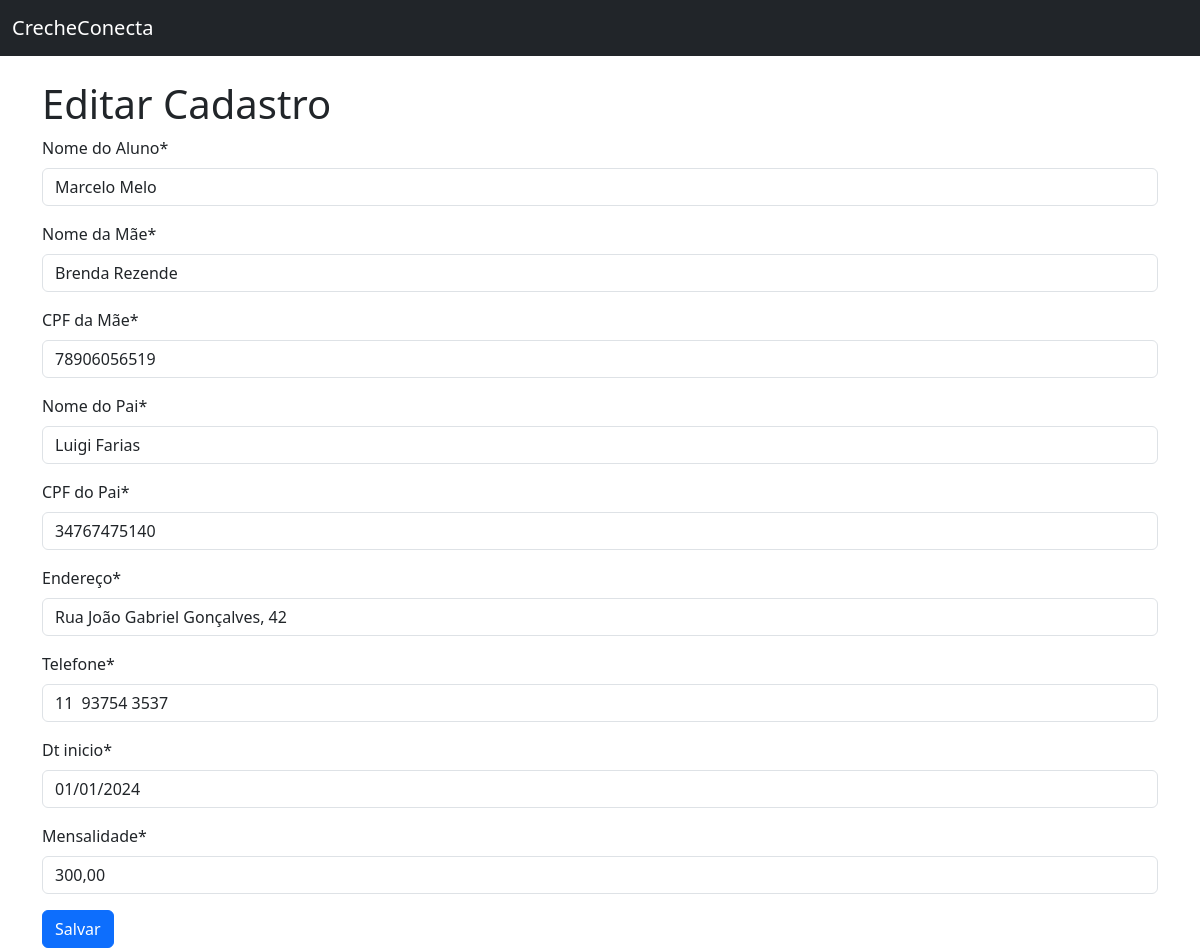
Screenshot of /update/2 with the database file from the repository.
### todos/models.py (models this page shows, shortened)
class Todo(models.Model):
    nome_aluno = models.CharField(verbose_name="Nome do Aluno",max_length=100, null=False, blank=False) # valores no formato texto
    nome_mae = models.CharField(verbose_name="Nome da Mãe",max_length=100, null=False, blank=False) # valores no formato texto
    cpf_mae = models.CharField(verbose_name="CPF da Mãe",max_length=100, null=False, blank=False) # valores no formato texto
    nome_pai = models.CharField(verbose_name="Nome do Pai",max_length=100, null=False, blank=False) # valores no formato texto
    cpf_pai = models.CharField(verbose_name="CPF do Pai",max_length=100, null=False, blank=False) # valores no formato texto
    endereco = models.CharField(verbose_name="Endereço",max_length=100, null=False, blank=False) # valores no formato texto
    telefone = models.CharField(verbose_name="Telefone",max_length=100, null=False, blank=False) # valores no formato texto
    dt_inicio = models.DateField(null=False, blank=False)
    mensalidade = models.CharField(verbose_name="Mensalidade",max_length=100, null=False, blank=False) # valores no formato texto
    created_at = models.DateTimeField(auto_now_add=True, null=False, blank=False) #criar o campo que criado automaticamente na data e hora que foi feito o cadastro
    finished_at = models.DateField(null=True) #pode ficar em branco
    class Meta:
        ordering = ["nome_aluno"]

### todos/views.py (the view)
# urls.py: path("update/<int:pk>", TodoUpdateView.as_view(), name="todo_update"),
class TodoUpdateView(UpdateView):
    model = Todo
    fields = ["nome_aluno", "nome_mae", "cpf_mae", "nome_pai", "cpf_pai", "endereco", "telefone", "dt_inicio", "mensalidade"]
    success_url = reverse_lazy ("todo_list")

### todos/templates/todos/todo_form.html (shortened to what this page needs)
{% extends 'base.html' %}
{% load crispy_forms_tags %}
{% block content %}
    {% if todo.pk %}
      <h1> Editar Cadastro </h1>
    {% else %}
      <h1> Novo Cadastro </h1>
    {% endif %}
  <form method="POST">
    {{ form|crispy }}
    <button type=submit class="btn btn-primary">Salvar</button>
  </form>
{% endblock content %}

### rows the page displays
Todo: nome_aluno "Marcelo Melo", nome_mae "Brenda Rezende", cpf_mae "78906056519", nome_pai "Luigi Farias", cpf_pai "34767475140", endereco "Rua João Gabriel Gonçalves, 42", telefone "11 93754 3537", dt_inicio "01/01/2024", mensalidade "300,00"
